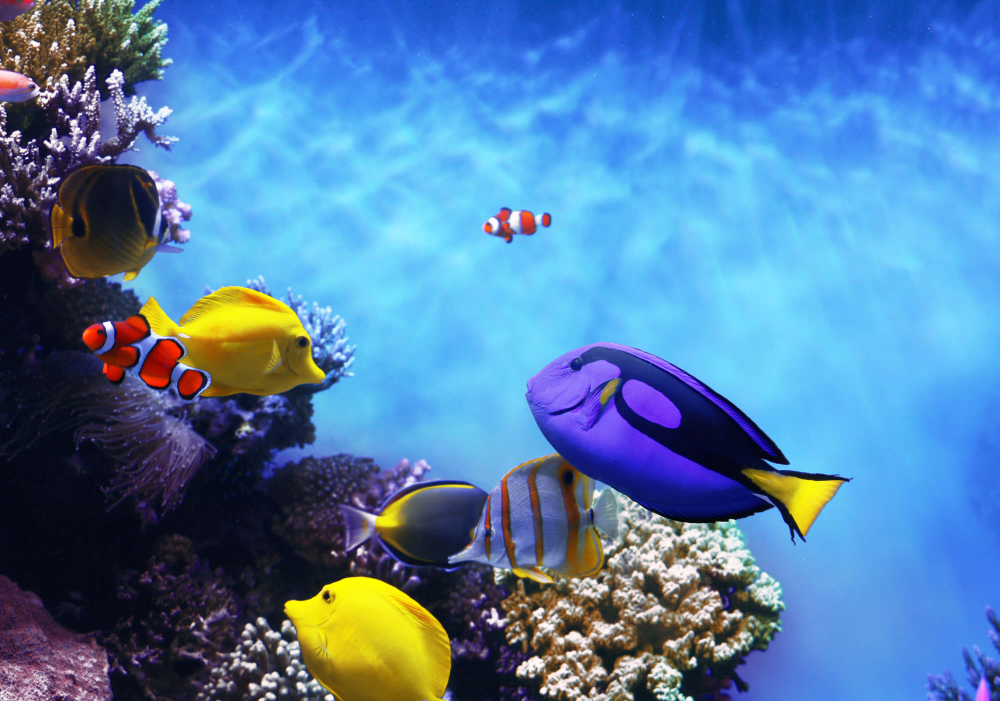
#> input picture Code_playground/scene_graph_2/Fishes.jpg, 3000 x 2103 px (shown at 1/3 size)
$ python scene_graph.py
#> lines starting #> are read from the running program, lines starting #| are printed output that depends on the picture; after the words box and inside, x2 and y2 are one past the last pixel; in counts of white or black regions, pixels touching at a corner belong together
#> in get_scene_graph, image is the input picture: shape (2103, 3000, 3); mean B, G, R 169.3, 125.7, 82.4
import cv2
import numpy as np
import matplotlib.pyplot as plt
import networkx as nx

def segment_objects(image):
    # Convert image to grayscale
    gray = cv2.cvtColor(image, cv2.COLOR_BGR2GRAY)
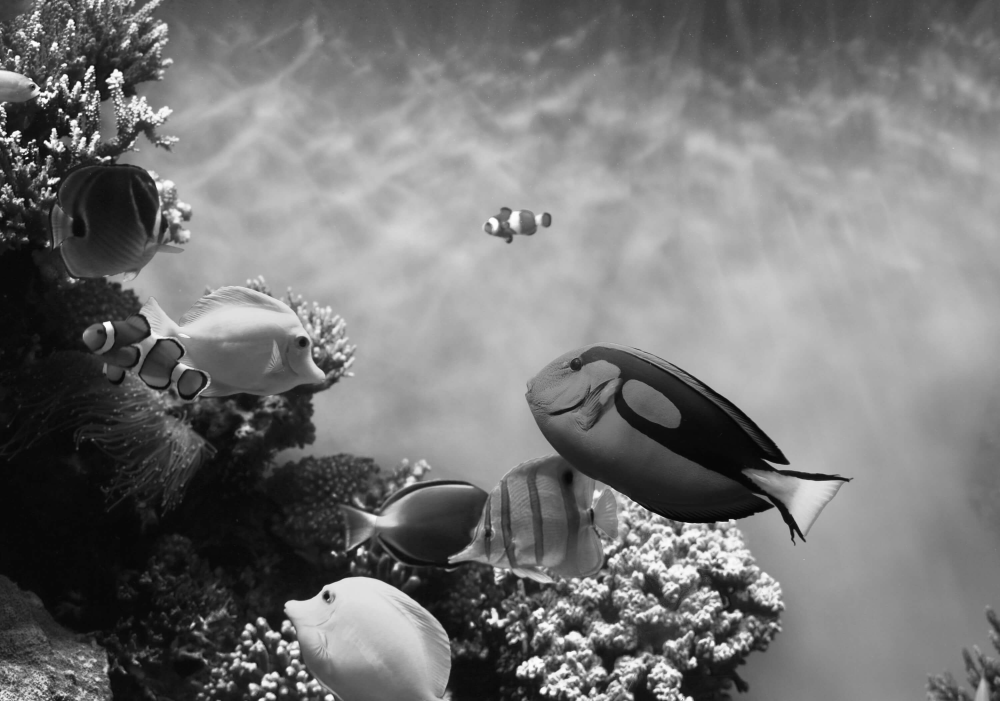
#> gray: shape (2103, 3000) (shown at 1/3 size); min 1, max 255, mean 117.7

    # Apply Gaussian blur to reduce noise
    blurred = cv2.GaussianBlur(gray, (5, 5), 0)

    # Use Otsu's thresholding to segment foreground objects
    _, thresh = cv2.threshold(blurred, 0, 255, cv2.THRESH_BINARY + cv2.THRESH_OTSU)
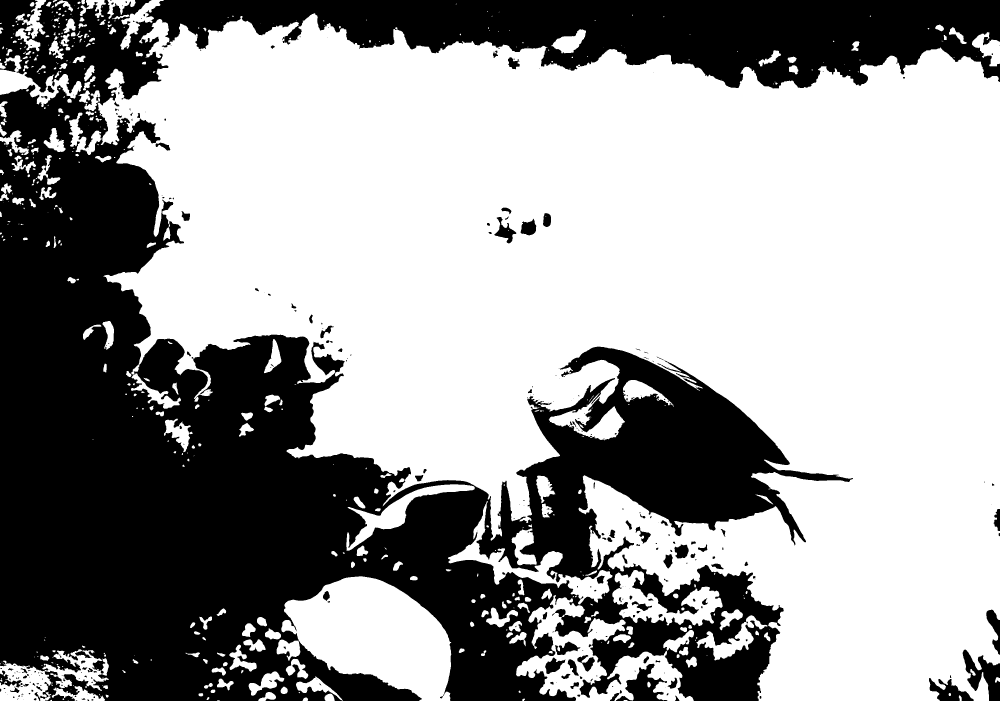
#> thresh: shape (2103, 3000) (shown at 1/3 size); 60.9% white; 324 black regions (179 under 20 px), largest, box (x1, y1, x2, y2) and area: (0, 0, 3000, 2103) 2413849, (2888, 1949, 3000, 2103) 8215, (1848, 1991, 2002, 2103) 7361

    # Invert the binary image
    thresh = cv2.bitwise_not(thresh)

    # Perform morphological operations to clean up the thresholded image
    kernel = np.ones((5, 5), np.uint8)
    thresh = cv2.morphologyEx(thresh, cv2.MORPH_CLOSE, kernel)
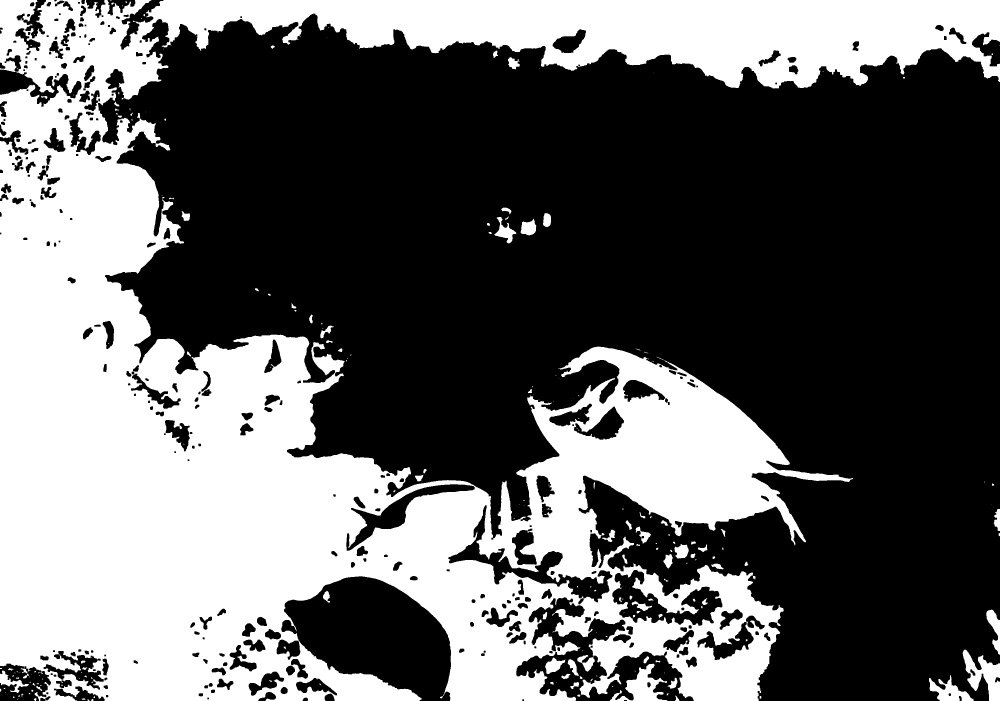
#> thresh: shape (2103, 3000) (shown at 1/3 size); 39.4% white; 227 white regions (115 under 20 px)

    # Find contours
    contours, _ = cv2.findContours(thresh, cv2.RETR_EXTERNAL, cv2.CHAIN_APPROX_SIMPLE)
#> contours = 180 contours, 102 with area under 20; largest, box (x1, y1, x2, y2) and area: (0, 0, 3000, 2103) 2618423, (2888, 1949, 3000, 2103) 8095, (1830, 1991, 2002, 2103) 7513, (2787, 2025, 2921, 2103) 4410, (2959, 1829, 3000, 1964) 2438

    # Filter small contours and get bounding boxes
    objects = []
    for contour in contours:
        if cv2.contourArea(contour) > 100:
            x, y, w, h = cv2.boundingRect(contour)
            objects.append((x, y, x + w, y + h))
#> this loop made 180 passes
#> (x, y, w, h) on passes 28, 34, 39, 43, 50, 53, 55, 56, 57, 59, 62, 63: (1711, 2046, 26, 21), (2003, 2033, 29, 33), (2787, 2025, 134, 78), (1684, 2021, 27, 16), (0, 2012, 87, 67), (1830, 1991, 172, 112), (1703, 1978, 34, 49), (1635, 1973, 61, 49), (1930, 1969, 17, 21), (2888, 1949, 112, 154), (1628, 1836, 14, 22), (2959, 1829, 41, 135)
#> contour on passes 3, 13, 14, 18, 22, 25: [[69, 2097]], [[261, 2083]], [[22, 2083]], [[15, 2076], [15, 2077], [16, 2076]], [[1995, 2062]], [[121, 2055], [121, 2057], [123, 2057], [123, 2055]]
#> after the loop, objects = 36 items, first 6: (1711, 2046, 1737, 2067), (2003, 2033, 2032, 2066), (2787, 2025, 2921, 2103), (1684, 2021, 1711, 2037), (0, 2012, 87, 2079), (1830, 1991, 2002, 2103)

    return objects

def find_relationships(objects):
    relationships = []
    num_objects = len(objects)
#> num_objects = 36

    # Simple spatial relationship based on proximity
    for i in range(num_objects):
        for j in range(num_objects):
            if i != j:
                if are_close(objects[i], objects[j]):
                    relationships.append({
                        "subject_id": i,
                        "object_id": j,
                        "predicate": "near"
                    })

    return relationships

def are_close(box1, box2, threshold=50):
    # Check if boxes are close based on center distance
    x1, y1, _, _ = box1
    x2, y2, _, _ = box2
    center_dist = np.sqrt((x2 - x1)**2 + (y2 - y1)**2)
    return center_dist < threshold

def visualize_scene_graph(image, objects, relationships, output_path):
    # Draw bounding boxes on the image
#> called with output_path = 'output_scene_graph.png'
    for (x1, y1, x2, y2) in objects:
        cv2.rectangle(image, (x1, y1), (x2, y2), (0, 255, 0), 2)
#> this loop made 36 passes
#> (x1, y1, x2, y2) on passes 1 to 12: (1711, 2046, 1737, 2067), (2003, 2033, 2032, 2066), (2787, 2025, 2921, 2103), (1684, 2021, 1711, 2037), (0, 2012, 87, 2079), (1830, 1991, 2002, 2103), (1703, 1978, 1737, 2027), (1635, 1973, 1696, 2022), (1930, 1969, 1947, 1990), (2888, 1949, 3000, 2103), (1628, 1836, 1642, 1858), (2959, 1829, 3000, 1964)

    # Draw relationships
    G = nx.DiGraph()
    for i, (x1, y1, _, _) in enumerate(objects):
        G.add_node(i, pos=(x1, y1))
#> this loop made 36 passes
#> (x1, y1) on passes 1 to 12: (1711, 2046), (2003, 2033), (2787, 2025), (1684, 2021), (0, 2012), (1830, 1991), (1703, 1978), (1635, 1973), (1930, 1969), (2888, 1949), (1628, 1836), (2959, 1829)

    for rel in relationships:
        G.add_edge(rel["subject_id"], rel["object_id"], label=rel["predicate"])
#> this loop made 16 passes
#> rel on passes 1 to 12: {'subject_id': 0, 'object_id': 3, 'predicate': 'near'}, {'subject_id': 3, 'object_id': 0, 'predicate': 'near'}, {'subject_id': 3, 'object_id': 6, 'predicate': 'near'}, {'subject_id': 6, 'object_id': 3, 'predicate': 'near'}, {'subject_id': 15, 'object_id': 18, 'predicate': 'near'}, {'subject_id': 16, 'object_id': 17, 'predicate': 'near'}, {'subject_id': 17, 'object_id': 16, 'predicate': 'near'}, {'subject_id': 18, 'object_id': 15, 'predicate': 'near'}, {'subject_id': 21, 'object_id': 23, 'predicate': 'near'}, {'subject_id': 23, 'object_id': 21, 'predicate': 'near'}, {'subject_id': 26, 'object_id': 27, 'predicate': 'near'}, {'subject_id': 27, 'object_id': 26, 'predicate': 'near'}

    pos = nx.get_node_attributes(G, 'pos')
    labels = nx.get_edge_attributes(G, 'label')

    plt.figure(figsize=(10, 8))
    nx.draw(G, pos, with_labels=True, node_size=3000, node_color="skyblue", font_size=10, font_color="black", font_weight="bold", edge_color="gray")
    nx.draw_networkx_edge_labels(G, pos, edge_labels=labels, font_color="red")
    plt.imshow(cv2.cvtColor(image, cv2.COLOR_BGR2RGB))
    plt.axis("off")
    plt.savefig(output_path)  # Save the image
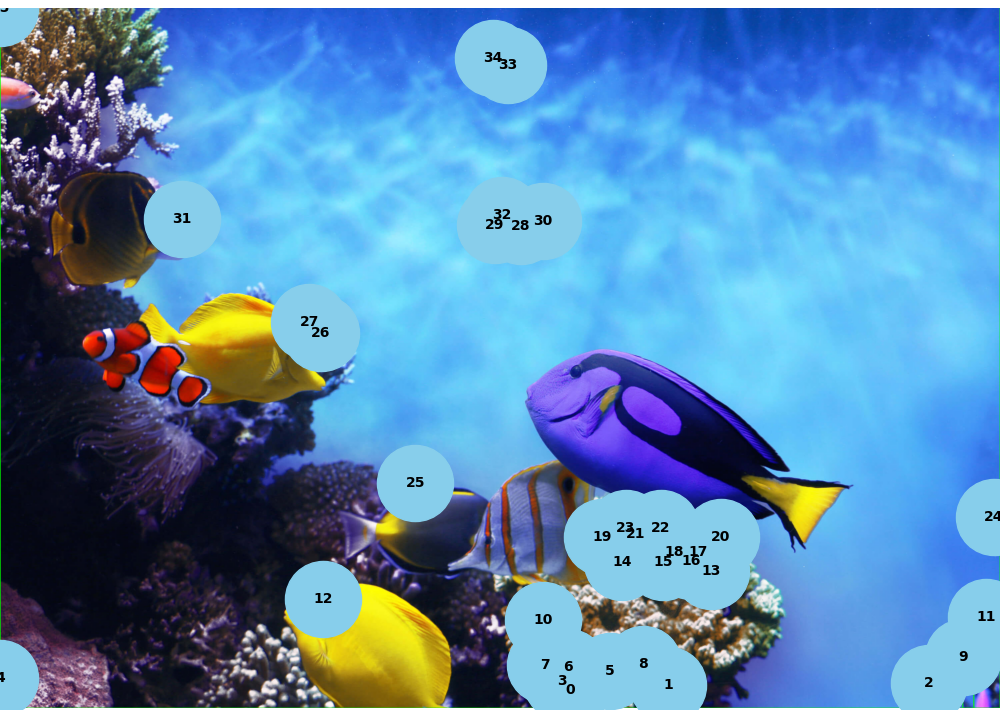
#> figure drawn by matplotlib, 1 panel
    plt.close()

def get_scene_graph(image_path):
    # Load the image
    image = cv2.imread(image_path)

    # Segment objects
    objects = segment_objects(image)

    # Find relationships
    relationships = find_relationships(objects)

    return objects, relationships

# Example usage
image_path = "Fishes.jpg"
output_path = "output_scene_graph.png"  # Define output path
objects, relationships = get_scene_graph(image_path)
visualize_scene_graph(cv2.imread(image_path), objects, relationships, output_path)

$ run again, with Code_playground/scene_graph_2/Animals.png saved as Code_playground/scene_graph_2/Fishes.jpg
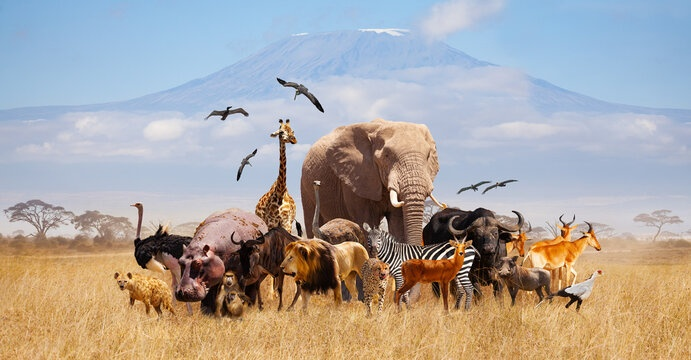
#> input picture Code_playground/scene_graph_2/Animals.png, 691 x 360 px
#> in get_scene_graph, image is the input picture: shape (360, 691, 3); mean B, G, R 161, 165.6, 172
#> in segment_objects, `thresh = cv2.morphologyEx(thresh, cv2.MORPH_CLOSE, kernel)`:
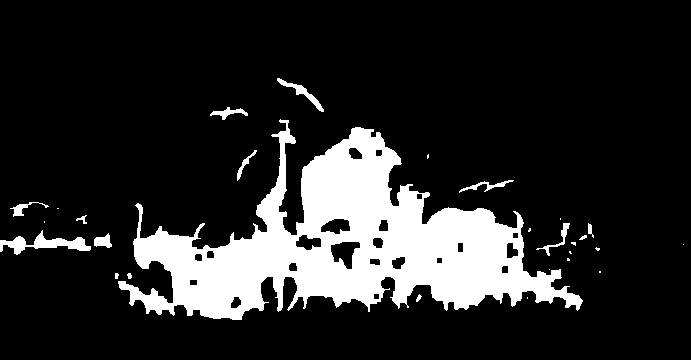
#> thresh: shape (360, 691); 16% white; 28 white regions (13 under 20 px)
#> contours = 28 contours, 17 with area under 20; largest, box (x1, y1, x2, y2) and area: (118, 119, 583, 320) 38291, (0, 230, 91, 255) 711, (277, 78, 324, 112) 248, (210, 107, 248, 120) 144, (94, 233, 112, 248) 142
#> the loop in segment_objects, `for contour in contours:` made 28 passes
#> (x, y, w, h) on passes 13, 14, 17, 22, 23, 26, 27, 28: (94, 233, 18, 15), (0, 230, 91, 25), (536, 223, 34, 33), (10, 202, 39, 15), (459, 180, 55, 13), (118, 119, 465, 201), (210, 107, 38, 13), (277, 78, 47, 34)
#> after the loop in segment_objects, `for contour in contours:`: objects = [(94, 233, 112, 248), (0, 230, 91, 255), (536, 223, 570, 256), (10, 202, 49, 217), (459, 180, 514, 193), (118, 119, 583, 320), (210, 107, 248, 120), (277, 78, 324, 112)]
#> num_objects = 8
#> in get_scene_graph, `relationships = find_relationships(objects)`: relationships = 2 items
#> the loop in visualize_scene_graph, `for (x1, y1, x2, y2) in objects:` made 8 passes
#> the loop in visualize_scene_graph, `for i, (x1, y1, _, _) in enumerate(objects):` made 8 passes
#> (x1, y1) on passes 1 to 8: (94, 233), (0, 230), (536, 223), (10, 202), (459, 180), (118, 119), (210, 107), (277, 78)
#> the loop in visualize_scene_graph, `for rel in relationships:` made 2 passes
#> rel on passes 1 to 2: {'subject_id': 1, 'object_id': 3, 'predicate': 'near'}, {'subject_id': 3, 'object_id': 1, 'predicate': 'near'}
#> pos = {0: (94, 233), 1: (0, 230), 2: (536, 223), 3: (10, 202), 4: (459, 180), 5: (118, 119), 6: (210, 107), 7: (277, 78)}
#> labels = {(1, 3): 'near', (3, 1): 'near'}
#> in visualize_scene_graph, `plt.savefig(output_path)`:
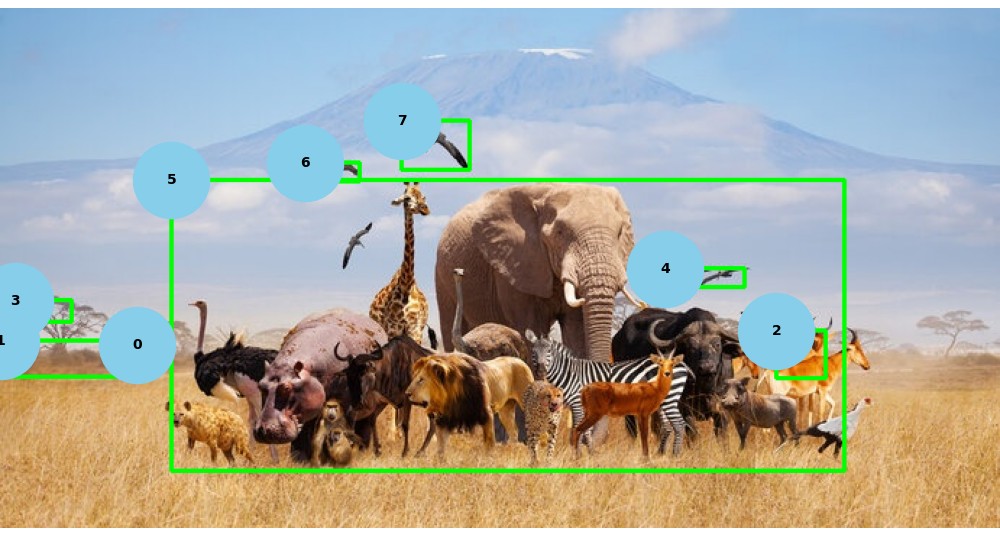
#> figure drawn by matplotlib, 1 panel

$ run again, with Code_playground/scene_graph_2/Dog.png saved as Code_playground/scene_graph_2/Fishes.jpg
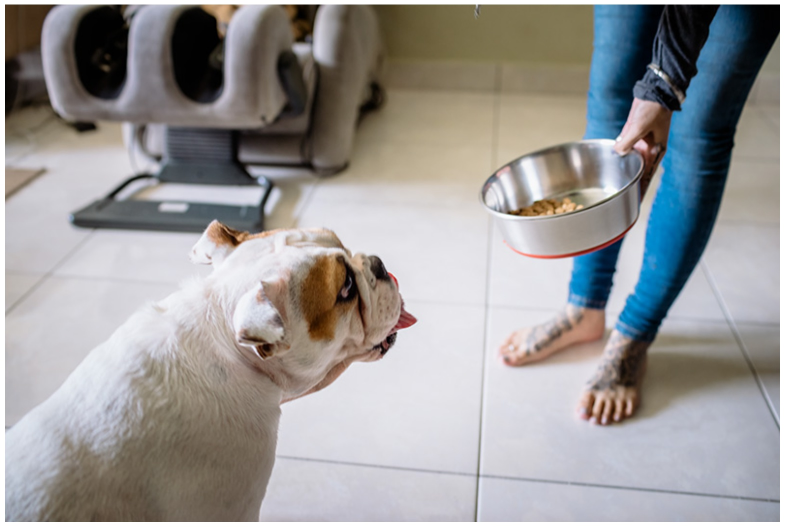
#> input picture Code_playground/scene_graph_2/Dog.png, 1570 x 1054 px (shown at 1/2 size)
#> in get_scene_graph, image is the input picture: shape (1054, 1570, 3); mean B, G, R 151, 151.5, 153.4
#> in segment_objects, `thresh = cv2.morphologyEx(thresh, cv2.MORPH_CLOSE, kernel)`:
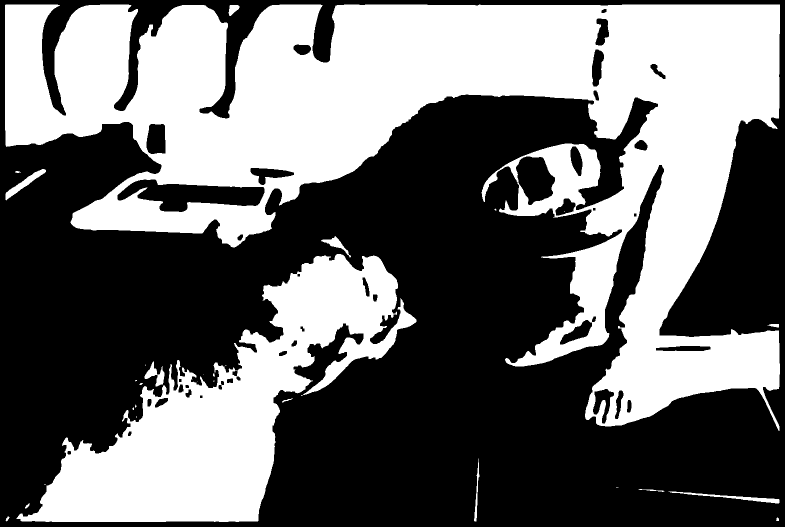
#> thresh: shape (1054, 1570) (shown at 1/2 size); 42.9% white; 30 white regions (15 under 20 px)
#> contours = 29 contours, 15 with area under 20; largest, box (x1, y1, x2, y2) and area: (10, 9, 1560, 862) 574012, (33, 508, 833, 1044) 154728, (11, 338, 92, 401) 1040, (1337, 983, 1559, 1007) 878, (289, 723, 329, 773) 710
#> the loop in segment_objects, `for contour in contours:` made 29 passes
#> (x, y, w, h) on passes 4, 8, 21, 23, 24, 27, 28, 29: (1337, 983, 222, 24), (948, 917, 11, 126), (289, 723, 40, 50), (33, 508, 800, 536), (642, 472, 60, 43), (11, 338, 81, 63), (457, 10, 22, 22), (10, 9, 1550, 853)
#> after the loop in segment_objects, `for contour in contours:`: objects = [(1337, 983, 1559, 1007), (948, 917, 959, 1043), (289, 723, 329, 773), (33, 508, 833, 1044), (642, 472, 702, 515), (11, 338, 92, 401), (457, 10, 479, 32), (10, 9, 1560, 862)]
#> num_objects = 8
#> in get_scene_graph, `relationships = find_relationships(objects)`: relationships = []
#> the loop in visualize_scene_graph, `for (x1, y1, x2, y2) in objects:` made 8 passes
#> the loop in visualize_scene_graph, `for i, (x1, y1, _, _) in enumerate(objects):` made 8 passes
#> (x1, y1) on passes 1 to 8: (1337, 983), (948, 917), (289, 723), (33, 508), (642, 472), (11, 338), (457, 10), (10, 9)
#> pos = {0: (1337, 983), 1: (948, 917), 2: (289, 723), 3: (33, 508), 4: (642, 472), 5: (11, 338), 6: (457, 10), 7: (10, 9)}
#> labels = 0 items
#> in visualize_scene_graph, `plt.savefig(output_path)`:
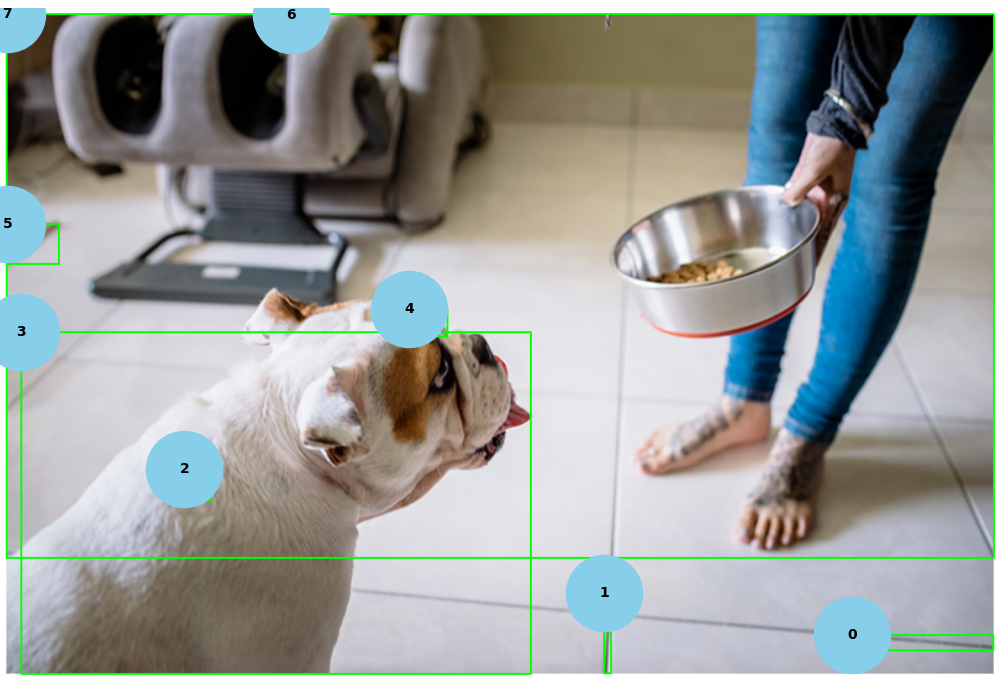
#> figure drawn by matplotlib, 1 panel
